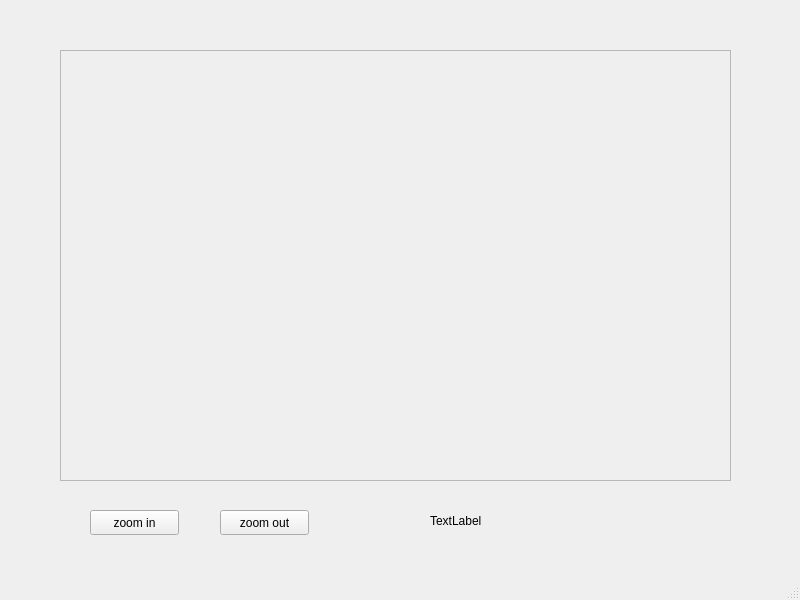
<?xml version="1.0" encoding="UTF-8"?>
<ui version="4.0">
 <class>MainWindow</class>
 <widget class="QMainWindow" name="MainWindow">
  <property name="geometry">
   <rect>
    <x>0</x>
    <y>0</y>
    <width>800</width>
    <height>600</height>
   </rect>
  </property>
  <property name="windowTitle">
   <string>MainWindow</string>
  </property>
  <widget class="QWidget" name="centralwidget">
   <widget class="QWidget" name="verticalLayoutWidget">
    <property name="geometry">
     <rect>
      <x>60</x>
      <y>50</y>
      <width>671</width>
      <height>431</height>
     </rect>
    </property>
    <layout class="QVBoxLayout" name="verticalLayout">
     <property name="spacing">
      <number>0</number>
     </property>
     <item>
      <widget class="QScrollArea" name="scrollArea">
       <property name="lineWidth">
        <number>0</number>
       </property>
       <property name="widgetResizable">
        <bool>false</bool>
       </property>
       <widget class="QWidget" name="scrollAreaWidgetContents">
        <property name="geometry">
         <rect>
          <x>0</x>
          <y>0</y>
          <width>667</width>
          <height>427</height>
         </rect>
        </property>
        <widget class="QLabel" name="label">
         <property name="geometry">
          <rect>
           <x>0</x>
           <y>0</y>
           <width>1920</width>
           <height>1080</height>
          </rect>
         </property>
         <property name="text">
          <string>TextLabel</string>
         </property>
        </widget>
       </widget>
      </widget>
     </item>
    </layout>
   </widget>
   <widget class="QPushButton" name="btn_zoom_in">
    <property name="geometry">
     <rect>
      <x>90</x>
      <y>510</y>
      <width>89</width>
      <height>25</height>
     </rect>
    </property>
    <property name="text">
     <string>zoom in</string>
    </property>
   </widget>
   <widget class="QPushButton" name="btn_zoom_out">
    <property name="geometry">
     <rect>
      <x>220</x>
      <y>510</y>
      <width>89</width>
      <height>25</height>
     </rect>
    </property>
    <property name="text">
     <string>zoom out</string>
    </property>
   </widget>
   <widget class="QLabel" name="img_shape">
    <property name="geometry">
     <rect>
      <x>430</x>
      <y>510</y>
      <width>301</width>
      <height>21</height>
     </rect>
    </property>
    <property name="text">
     <string>TextLabel</string>
    </property>
   </widget>
  </widget>
  <widget class="QMenuBar" name="menubar">
   <property name="geometry">
    <rect>
     <x>0</x>
     <y>0</y>
     <width>800</width>
     <height>22</height>
    </rect>
   </property>
  </widget>
  <widget class="QStatusBar" name="statusbar"/>
 </widget>
 <resources/>
 <connections/>
</ui>
